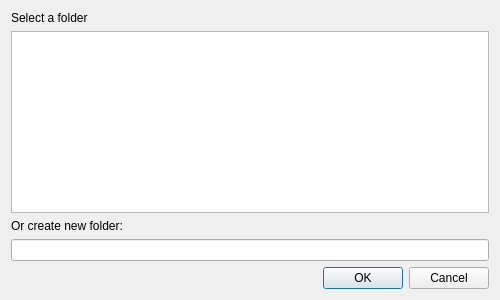
<?xml version="1.0" encoding="UTF-8"?>
<ui version="4.0">
 <class>DirSelectionDialogBase</class>
 <widget class="QDialog" name="DirSelectionDialogBase">
  <property name="geometry">
   <rect>
    <x>0</x>
    <y>0</y>
    <width>500</width>
    <height>300</height>
   </rect>
  </property>
  <property name="minimumSize">
   <size>
    <width>500</width>
    <height>300</height>
   </size>
  </property>
  <property name="windowTitle">
   <string>Directory Selection</string>
  </property>
  <layout class="QVBoxLayout" name="verticalLayout">
   <item>
    <widget class="QLabel" name="textLabel">
     <property name="text">
      <string>Select a folder</string>
     </property>
    </widget>
   </item>
   <item>
    <widget class="QTreeWidget" name="treeWidget">
     <property name="sortingEnabled">
      <bool>true</bool>
     </property>
     <property name="headerHidden">
      <bool>true</bool>
     </property>
     <column>
      <property name="text">
       <string>1</string>
      </property>
     </column>
    </widget>
   </item>
   <item>
    <widget class="QLabel" name="labelNewFolder">
     <property name="text">
      <string>Or create new folder:</string>
     </property>
    </widget>
   </item>
   <item>
    <widget class="QLineEdit" name="leNewFolder">
     <property name="enabled">
      <bool>true</bool>
     </property>
    </widget>
   </item>
   <item>
    <widget class="QDialogButtonBox" name="buttonBox">
     <property name="orientation">
      <enum>Qt::Horizontal</enum>
     </property>
     <property name="standardButtons">
      <set>QDialogButtonBox::Cancel|QDialogButtonBox::Ok</set>
     </property>
    </widget>
   </item>
  </layout>
 </widget>
 <resources/>
 <connections>
  <connection>
   <sender>buttonBox</sender>
   <signal>accepted()</signal>
   <receiver>DirSelectionDialogBase</receiver>
   <slot>accept()</slot>
   <hints>
    <hint type="sourcelabel">
     <x>248</x>
     <y>254</y>
    </hint>
    <hint type="destinationlabel">
     <x>157</x>
     <y>274</y>
    </hint>
   </hints>
  </connection>
  <connection>
   <sender>buttonBox</sender>
   <signal>rejected()</signal>
   <receiver>DirSelectionDialogBase</receiver>
   <slot>reject()</slot>
   <hints>
    <hint type="sourcelabel">
     <x>316</x>
     <y>260</y>
    </hint>
    <hint type="destinationlabel">
     <x>286</x>
     <y>274</y>
    </hint>
   </hints>
  </connection>
 </connections>
</ui>
